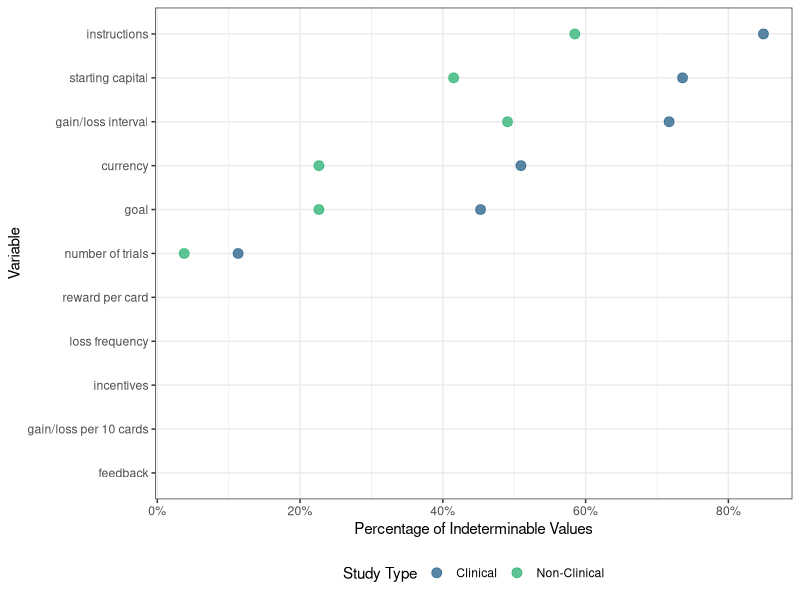
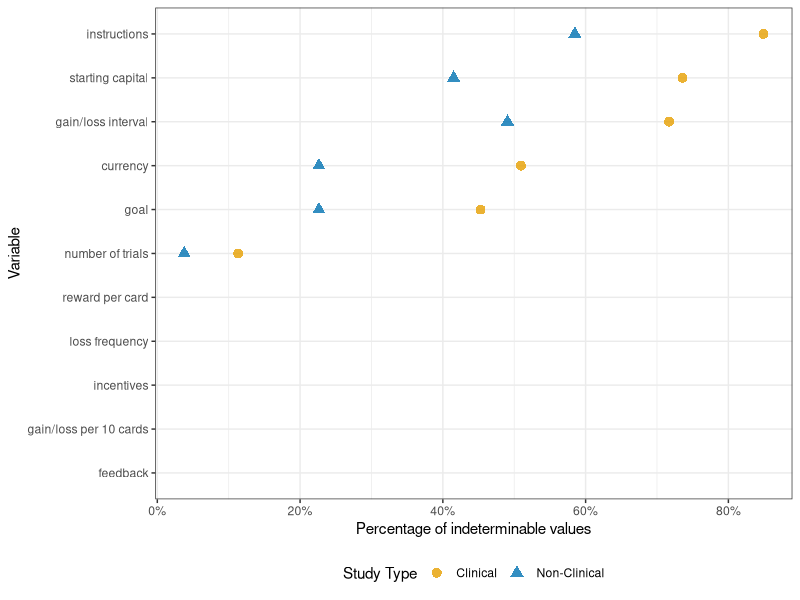
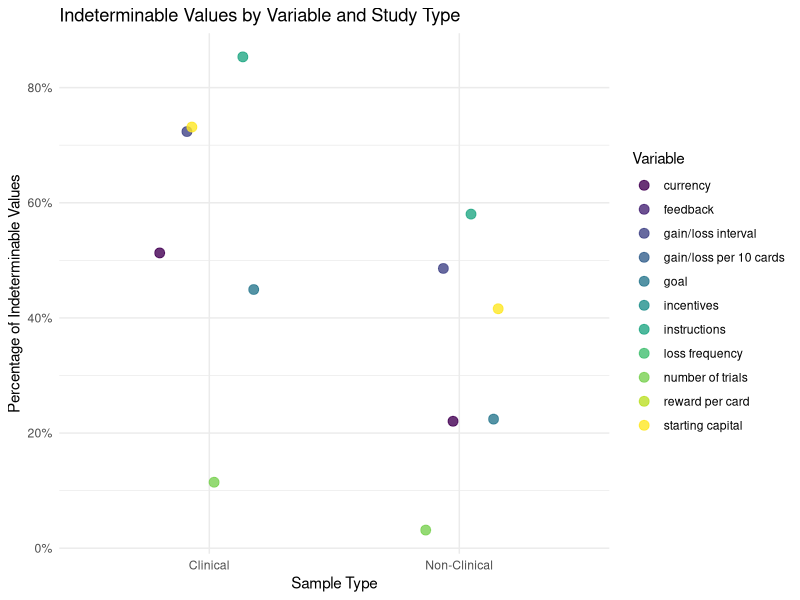
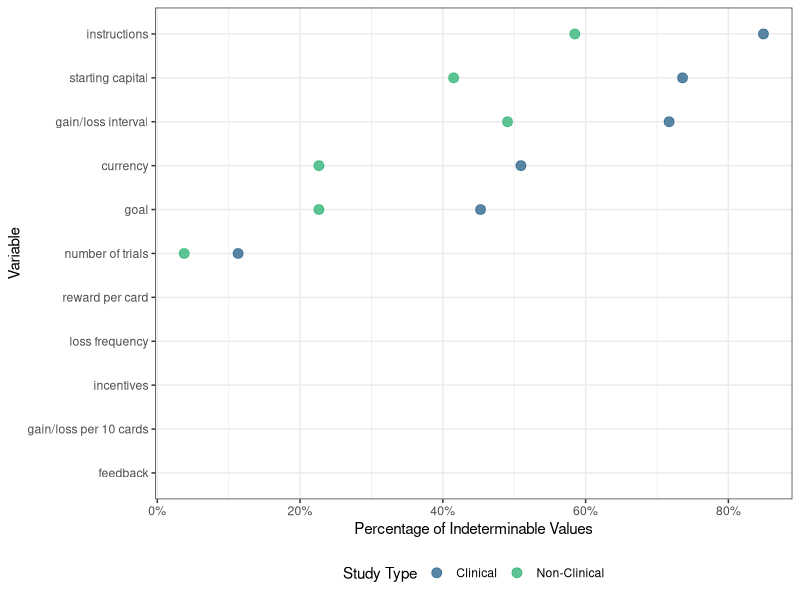
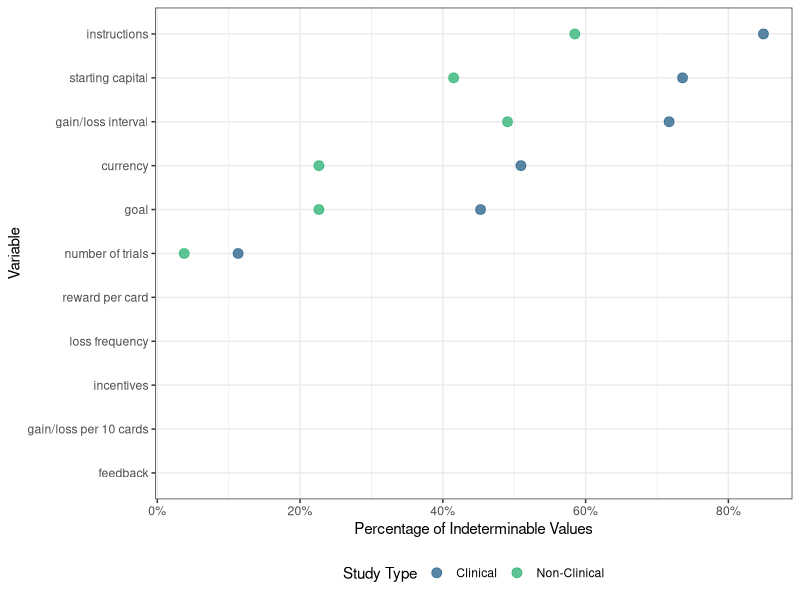
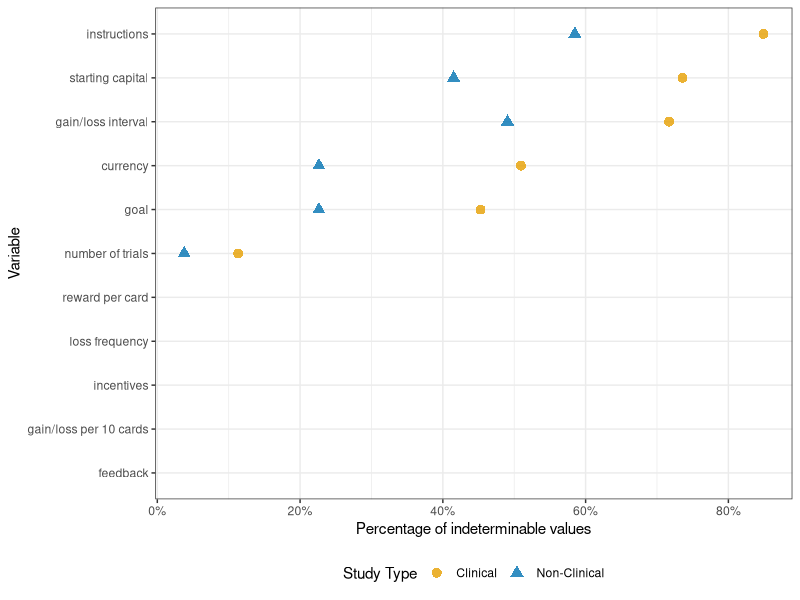
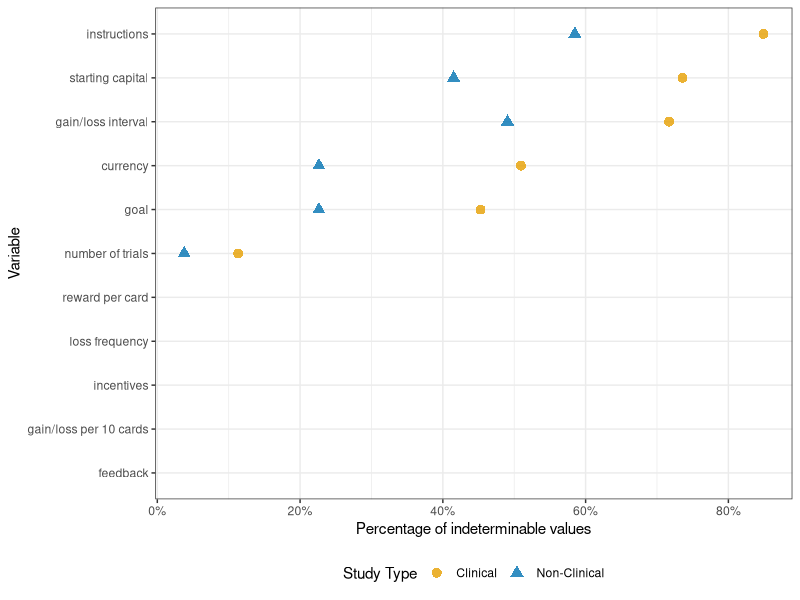

Write R code to recreate these figures, in order.
## ---- chunk 1
#| include: false

knitr::opts_chunk$set(echo = TRUE)

## ---- chunk 2
#| include: false

# load R packages 
library(knitr)
library(tidyverse)
library(readxl)
library(conflicted)
library(psych)
library(kableExtra)
library(scales)

# declare preferences regarding conflicts 
conflicts_prefer(dplyr::filter)
conflicts_prefer(readxl::read_excel)

## ---- chunk 3
#| include: false

# read procedure file
procedures_data <- read_xlsx("../../data/raw/metamethod review/master coding/codebook_procedure_master.xlsx") 
# read scoring master file
scoring_data <- read_xlsx("../../data/raw/metamethod review/master coding/codebook_scoring_master.xlsx") 
# read scores overview file
# this is a file with one row per distinct score 
scores_overview <- read_xlsx("../../data/processed/meta-methods review/scores_overview.xlsx")
# read monotonic scores file
# this is a file where we identified scores that can be linear transformed into each other
monotonic_scores <- read_xlsx("../../data/raw/metamethod review/master coding/monotonic_scores.xlsx")
# read sample categorization file
# this is a file that categorizes the study samples into clinical and non-clinical samples
sample_categories <- read_xlsx("../../data/raw/metamethod review/master coding/codebook_categorizations.xlsx")

## ---- chunk 4

# select relevant variables from data frame sample_categories
samples <- sample_categories %>% 
  select(article_id, category, info)

# join procedures_data with samples 
procedures_by_category <- procedures_data %>% 
  left_join(samples, by = "article_id") %>%
  mutate(clinical = category == 1) 

# count the tasks with clinical and non-clinical samples
row_counts <- procedures_by_category %>%
  count(clinical)

# select variables of interest
# create a boolean variable for clinical vs. non-clinical studies
# count the number of indeterminables for each variable
indeterminables_by_cat <- procedures_by_category %>%
  select(7:29, clinical) %>%
  pivot_longer(cols = 1:23, 
               names_to = "variable", values_to = "value") %>% 
  filter(value == "indeterminable") %>%
  count(clinical, variable) %>%
  pivot_wider(names_from = clinical, values_from = n, values_fill = 0) %>%
  rename(count_clinical = `TRUE`, count_non_clinical = `FALSE`) %>%
  mutate(
    pct_clinical = (count_clinical / 53 * 100),
    pct_non_clinical = (count_non_clinical / 53 * 100)
  ) %>%
  select(variable, count_clinical, pct_clinical, count_non_clinical, pct_non_clinical)

# calculate the totals across all variables
total_ind <- indeterminables_by_cat %>%
  summarise(
    variable = "total",
    count_clinical = sum(count_clinical),
    pct_clinical = (sum(count_clinical) / (53 * 23)) * 100, 
    count_non_clinical = sum(count_non_clinical),
    pct_non_clinical = (sum(count_non_clinical) / (53 * 23)) * 100
  )

# bind the total row to the main table
indeterminables_by_cat <- bind_rows(indeterminables_by_cat, total_ind)

indeterminables_by_cat |>
  kable() |>
  kable_classic(full_width = FALSE)

# in a next step, we want to collapse some of the variables
# determine the total number of studies
total_clinical <- row_counts$n[row_counts$clinical == TRUE]
total_non_clinical <- row_counts$n[row_counts$clinical == FALSE]

# generate the grouped table with the correct count of unique studies
indeterminables_grouped <- procedures_by_category %>%
  select(article_id, 7:29, clinical) %>%
  # rename some variables
  rename(`starting capital` = starting_capital, 
       `number of trials` = n_trials) %>%
  pivot_longer(cols = -c(article_id, clinical), names_to = "variable", values_to = "value") %>%
  filter(value == "indeterminable", variable != "protocol", variable != "n_blocks") %>%
  # group variables 
  mutate(variable = case_when(
    variable %in% c("reward_disadv", "reward_adv") ~ "reward per card",
    variable %in% c("loss1", "loss2", "gain1", "gain2") ~ "gain/loss per 10 cards",
    variable %in% c("loss_int1", "loss_int2", "gain_int1", "gain_int2") ~ "gain/loss interval",
    str_detect(variable, "freq") ~ "loss frequency",
    TRUE ~ variable
  )) %>%
  # count studies per group
  group_by(clinical, variable) %>%
  summarise(n = n_distinct(article_id), .groups = 'drop') %>%
  # wide format
  pivot_wider(names_from = clinical, values_from = n, values_fill = 0) %>%
  rename(count_clinical = `TRUE`, count_non_clinical = `FALSE`) %>%
  # calculate percentages
  mutate(
    pct_clinical = round((count_clinical / total_clinical * 100), 2),
    pct_non_clinical = round((count_non_clinical / total_non_clinical * 100), 2)
  ) %>%
  select(variable, count_clinical, pct_clinical, count_non_clinical, pct_non_clinical) %>%
  arrange(pmax(pct_clinical, pct_non_clinical))

# bind rows
# select relevant variables
indeterminables_grouped_final <- indeterminables_grouped %>%
  select(variable, pct_clinical, pct_non_clinical)

# print table
indeterminables_grouped_final |>
  kable() |>
  kable_classic(full_width = FALSE)

# among clinical studies, count how many used the clinical IGT variant (Bechara, 2007)
procedures_by_category %>%
  filter(clinical == TRUE) %>%
  count(variant)

## ---- chunk 5

# Filter out the "total" row for better visualization
indeterminables_dot_data <- indeterminables_grouped_final %>%
  filter(variable != "total") %>%
  pivot_longer(
    cols = starts_with("pct_"), 
    names_to = "sample_type", 
    values_to = "percentage"
  ) %>%
  mutate(
    sample_type = recode(sample_type,
                         "pct_clinical" = "Clinical",
                         "pct_non_clinical" = "Non-Clinical")
  )

# sort percentages of interderminables in descending order
indeterminables_dot_data <- indeterminables_dot_data %>%
  group_by(variable) %>%
  mutate(max_percentage = max(percentage, na.rm = TRUE)) %>%
  ungroup() %>%
  mutate(variable = fct_reorder(variable, max_percentage, .desc = FALSE))

# Create the dot plot
plot1 <- ggplot(indeterminables_dot_data, 
                aes(x = percentage, y = variable, color = sample_type)) +
  geom_point(size = 3, alpha = 0.8) +
  scale_color_manual(
    name = "Study Type",
    values = c("Clinical" = "#31688E", "Non-Clinical" = "#35B779")
  ) +
  labs(
    x = "Percentage of Indeterminable Values",
    y = "Variable"
  )  +
  theme_bw() + 
  scale_x_continuous(labels = percent_format(scale = 1)) +
  theme(legend.position = "bottom")

print(plot1)

ggsave(
  "figure1_indeterminables_by_variable_colors.pdf", 
  plot = plot1,                         
  width = 8,                                 
  height = 6                                 
)

ggsave(
  "figure1_indeterminables_by_variable_colors.png",
  plot = plot1,                         
  width = 8,                                 
  height = 6,                                
  dpi = 600                                  
)

## ---- chunk 6

# okabe-ito orange and blue: distinguishable in colour, greyscale, and for common colourblindness types
# shape is added so clinical vs. non-clinical remain separable in black-and-white print
plot1_grey <- ggplot(indeterminables_dot_data,
                aes(x = percentage, y = variable, color = sample_type, shape = sample_type)) +
  geom_point(size = 3, alpha = 0.8) +
  scale_color_manual(name = "Study Type",
                     values = c("Clinical" = "#E69F00", "Non-Clinical" = "#0072B2")) +
  scale_shape_manual(name = "Study Type",
                     values = c("Clinical" = 16, "Non-Clinical" = 17)) +
  labs(
    x = "Percentage of indeterminable values",
    y = "Variable"
  )  +
  theme_bw() + 
  scale_x_continuous(labels = percent_format(scale = 1)) +
  theme(legend.position = "bottom")


print(plot1_grey)

ggsave(
  "figure1_indeterminables_by_variable.pdf", 
  plot = plot1_grey,                         
  width = 8,                                 
  height = 6                                 
)

ggsave(
  "figure1_indeterminables_by_variable.png",
  plot = plot1_grey,                         
  width = 8,                                 
  height = 6,                                
  dpi = 600                                  
)


## ---- chunk 7

# Prepare the data for plotting
indeterminables_dot_data <- indeterminables_grouped %>%
  filter(variable != "total") %>%
  pivot_longer(
    cols = starts_with("pct_"), 
    names_to = "sample_type", 
    values_to = "percentage"
  ) %>%
  mutate(
    sample_type = recode(sample_type,
                         "pct_clinical" = "Clinical",
                         "pct_non_clinical" = "Non-Clinical")
  )

# Create the dot plot
plot2 <- ggplot(indeterminables_dot_data, 
                aes(x = sample_type, y = percentage, color = variable)) +
  geom_point(size = 3, alpha = 0.8, position = position_jitter(width = 0.2)) +
  scale_color_viridis_d(name = "Variable") +
  labs(
    title = "Indeterminable Values by Variable and Study Type",
    x = "Sample Type",
    y = "Percentage of Indeterminable Values"
  ) +
  theme_minimal()+
  scale_y_continuous(labels = percent_format(scale = 1))  # Show y-axis as percentages

print(plot2)
